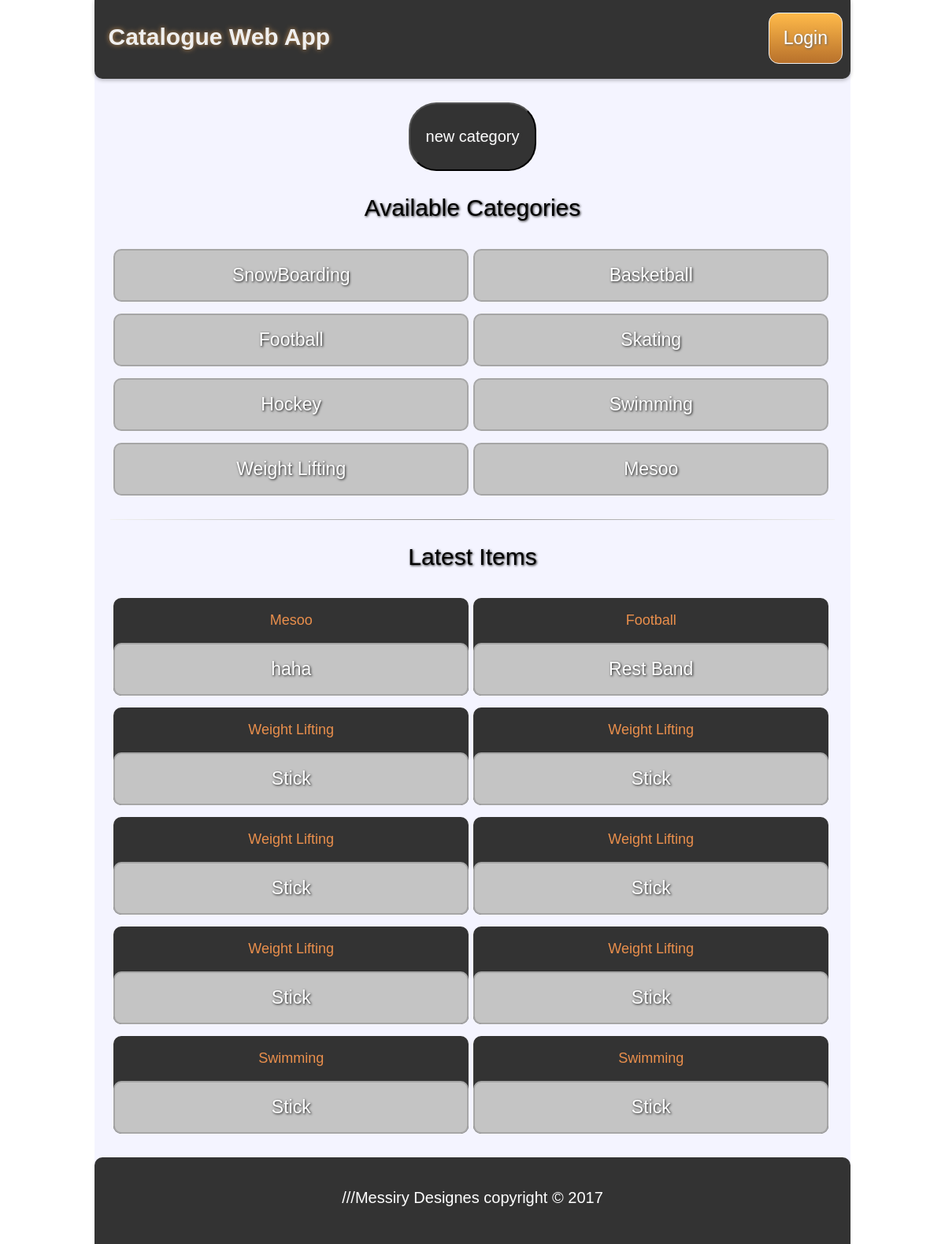
Page /main on the earlier database version.
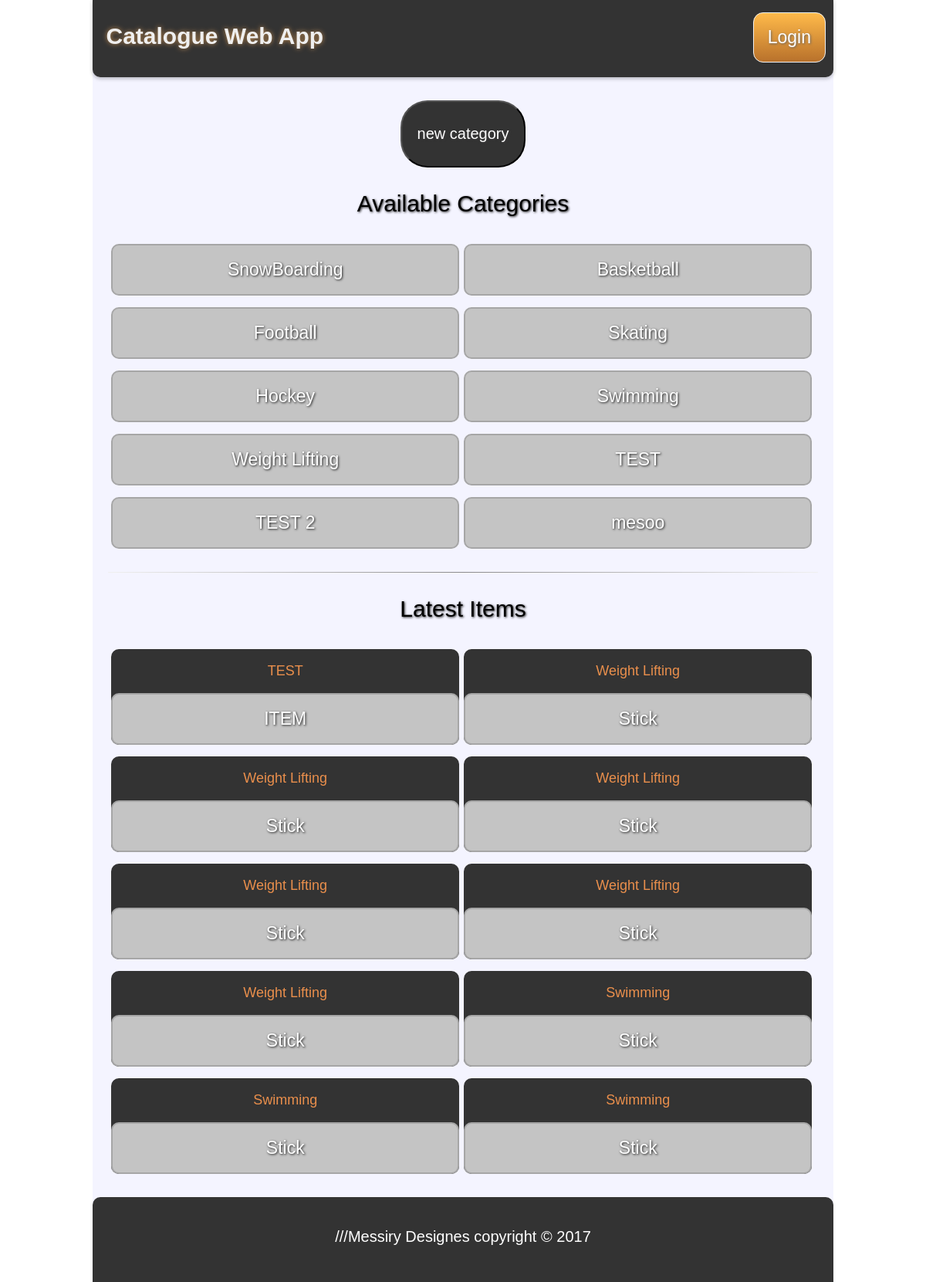
Same page on the later database version.
### database_setup.py (models this page shows, shortened)
class Category(Base):
    __tablename__ = 'category'
    id = Column(Integer, primary_key=True)
    name = Column(String(250), nullable=False)
    description = Column(String(250), nullable=False)
    user_id = Column(Integer, ForeignKey('user.id'))
    user = relationship(User)

class Cat_Item(Base):
    __tablename__ = 'cat_item'
    name = Column(String(80), nullable=False)
    id = Column(Integer, primary_key=True)
    description = Column(String(250), nullable=False)
    date = Column(DateTime, default=datetime.datetime.utcnow)
    category_id = Column(Integer, ForeignKey('category.id'))
    category = relationship(Category)
    user_id = Column(Integer, ForeignKey('user.id'))
    user = relationship(User)

### app.py (the view)
@app.route('/')
@app.route('/main', methods=['GET'])
def Main_Index():
    cats = session.query(Category).all()
    items = session.query(Cat_Item).order_by(desc(Cat_Item.date)).limit(10)
    return render_template("main.html",
                           items=items,
                           cats=cats,
                           username=bool_username())

### app.py (called while the page is built)
def bool_username():
    if 'username' not in login_session:
        return False
    else:
        return True

### templates/main.html
{% extends "struct.html" %}
{% block content %}
{% include "header.html" %}
<div class="content-container">
    <div class="btn-wrapper">
        <a href="{{url_for('New_Category')}}">
            <button class="btn-3"><p>new category</p></button>
        </a>
    </div>
    <div class="block-header">
        <p>Available Categories</p>
    </div>
    <div class="categories-container">
        {% if cats %}
            {% for cat in cats %}
            <div class="category">
                <a href="{{url_for('Show_Category',cat_id=cat.id)}}">
                    <button class="btn-2">{{cat.name}}</button>
                </a>
            </div>
            {% endfor %}
        {% else %}
            <p>NO Items</p>
        {% endif %}
    </div>
        <hr>
    <div class="block-header">
        <p>Latest Items</p>
    </div>
    <div class="items-container">
        {% if items %}
            {% for item in items %}
            <div class="cat-item-main">
                <p class="item-header">{{item.category.name}}</p>
                <a href="{{url_for('Show_Item',item_id=item.id,cat_id=item.category_id)}}">
                    <button class="btn-2">{{item.name}}</button>
                </a>
            </div>
            {% endfor %}
        {% else %}
            <p>NO Items</p>
        {% endif %}
    </div>
</div>
{% endblock %}

### templates/struct.html (shortened to what this page needs)
<!DOCTYPE html>
<html lang="en">
    <head>
        <link rel=stylesheet type=text/css href="{{ url_for('static', filename='styles.css') }}">
        <link rel=stylesheet type=text/css href="{{ url_for('static', filename='btns.css') }}">
    </head>
    <body>
        <div class="body-container">
            {% block content %}
            {% endblock %}
            <footer class="page_footer">
                <p>///Messiry Designes copyright &copy; 2017</p>
            </footer>
        </div>
    </body>
</html>

### templates/header.html
        <header class="page-header">
            <div class="header__inner">
                <a href="{{url_for('Main_Index')}}">
                    <p class="header__title">
                      Catalogue Web App
                    </p>
                </a>
                <div class="login">
                    {% if username %}
                        <a href="{{url_for('disconnect')}}">
                            <button class="btn-1 login-btn">Logout</button>
                        </a>
                    {% else %}
                        <a href="{{url_for('login')}}">
                            <button class="btn-1 login-btn">Login</button>
                        </a>
                    {% endif %}
                </div>
        </header>

### static/styles.css (style rules this page uses)
body { background-color: #ffffff; font-family: Helvetica , arial , sans-serif ; font-weight: normal; width: 100% ; height: 100%; font-size: 20px; margin: 0px; padding: 0px; display: inline-block; }
nav a,button { min-width: 40px; min-height: 40px; }
hr { margin: 1em; border: 0; height: 1px; background-image: -webkit-linear-gradient(left, #f0f0f0, #8c8b8b, #f0f0f0); background-image: -moz-linear-gradient(left, #f0f0f0, #8c8b8b, #f0f0f0); background-image: -ms-linear-gradient(left, #f0f0f0, #8c8b8b, #f0f0f0); background-image: -o-linear-gradient(left, #f0f0f0, #8c8b8b, #f0f0f0); }
footer { height: 70px; padding-top: 20px; padding-bottom:20px; color: #fff; background-color: #333; text-align: center; border-top-left-radius: 10px; border-top-right-radius: 10px; }
.body-container { width: 80%; margin: auto; padding: 0; background-color: #f4f4ff; margin-bottom: -100px; }
.content-container { width: 100%; min-height: calc(100vh - 244px); padding: 0; margin-bottom: 20px; }
.page-header { width: 100%; margin-bottom: 30px; height: 100px; box-shadow: 0 2px 5px rgba(0, 0, 0, 0.26); min-height: 56px; transition: min-height 0.3s; color: #fff; background-color: #333; text-align: center; border-bottom-left-radius: 10px; border-bottom-right-radius: 10px; }
.header__inner { width: 100%; margin-left: auto; margin-right: auto; }
.header__title { width: 40%; display: inline-block; color: #efefef; text-shadow: 0px 0px 6px rgb(192, 139, 79); float: left; font-weight: 800; font-size: 1.5em; margin: 1em 0.25em; padding-left: 10px; text-align: left; }
.login { float: right; margin-top: 16px; padding-right: 10px; }
.categories-container , .items-container { width: 95%; min-height: 100%; margin: auto; padding: 0; }
.category , .cat-item-main, .cat-item { width: 49.5%; display: inline-block; margin-top: 5px; text-align: center; margin-bottom: 10px; }
.cat-item-main { -webkit-border-radius: 10; -moz-border-radius: 10; border-radius: 10px; background-color: #333; }
.item-header { font-size: 18px; font-family: arial; color: #ea8f4c; }
.block-header { text-align: center; font-size: 30px; text-shadow: 1px 1px 3px #1c1c1c; font-family: Arial; }

### static/btns.css (style rules this page uses)
.login-btn { background: #ffba4a; background-image: -webkit-linear-gradient(top, #ffba4a, #b8712b); background-image: -moz-linear-gradient(top, #ffba4a, #b8712b); background-image: -ms-linear-gradient(top, #ffba4a, #b8712b); background-image: -o-linear-gradient(top, #ffba4a, #b8712b); background-image: linear-gradient(to bottom, #ffba4a, #b8712b); -webkit-border-radius: 13; -moz-border-radius: 13; border-radius: 13px; text-shadow: 1px 1px 3px #666666; font-family: Arial; color: #ffffff; font-size: 23px; padding: 18px 18px 18px 18px; border: solid #f0f0f0 1px; text-decoration: none; }
.btn-2 { -webkit-border-radius: 10; -moz-border-radius: 10; border-radius: 10px; text-shadow: 1px 1px 3px #1c1c1c; font-family: Arial; color: #ffffff; font-size: 23px; background: #c4c4c4; padding: 18px 18px 18px 18px; border: solid #a6a6a6 2px; text-decoration: none; width: 100% }
.btn-3 { background-color: #333; -webkit-border-radius: 35; -moz-border-radius: 35; border-radius: 35px; text-shadow: 1px 1px 3px #3b3a3b; font-family: Arial; color: #ffffff; font-size: 20px; padding: 10px 20px 10px 20px; text-decoration: none; }
.btn-wrapper { width: 100%; text-align: center; }

Differences in the rows shown:
removed Category: name "Mesoo"
removed Cat_Item: category.name "Mesoo", name "haha"
removed Cat_Item: category.name "Football", name "Rest Band"
added Category: name "TEST"
added Category: name "TEST 2"
added Category: name "mesoo"
added Cat_Item: category.name "TEST", name "ITEM"
now on this page (row edited): Cat_Item: category.name "Swimming", name "Stick"
